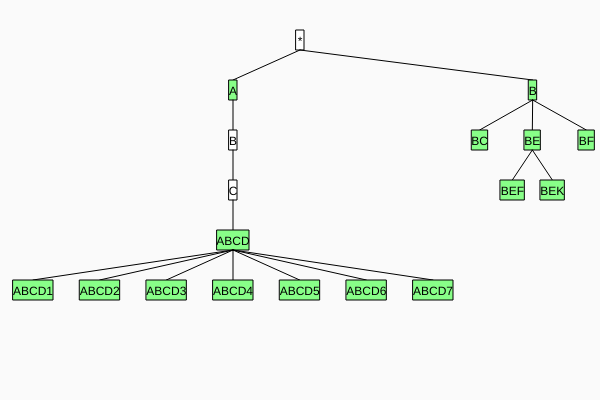
Frame 1 (no input)
Frame 60 (no input): identical to frame 1, image omitted
Frame 120 (the mouse pressed at the canvas centre since frame 60): identical to frame 1, image omitted

The p5.js sketch that drew this single still picture (run headless with seeded random() and noise() and a simulated clock; from frame 60 on, the mouse is pressed at the canvas centre):

// p5.js sketch
// ── sketch.js
let t = new PatriciaTree(0,30,600);
let nodes = ['A',
    'B',
    'BC',
    'BE',
    'BF',
    'BEF',
    'BEK',
    'ABCD',
    'ABCD1',
    'ABCD2',
    'ABCD3',
    'ABCD4',
    'ABCD5',
    'ABCD6',
    'ABCD7'];

for	(let i=0; i < nodes.length; i++){
	t.addNode(nodes[i]);
}

function setup() {
	createCanvas(600, 400);
}

function draw() {
	background(250);
	t.draw();
}


// ── patricia_tree.js
var Node = function(val){
	this.val = val;
	this.content = "";
	this.leaf = false;	
	this.children = [];
	
	this.updateWeights = function(){
		if (this.children.length == 0) {
			this.w = this.content.length;
		}
		else {
			let s = 0;
			for( let i = 0; i < this.children.length; i++){
				this.children[i].updateWeights();
				s += this.children[i].w;
			}
			this.w = s;
		}
	}
	
	this.draw = function(x, y, w){
		push();
		translate(x, y);
		
		let st = this.leaf ? this.content : this.val;		
		let color = this.leaf ? '#8f8' : '#fff';
		fill(color);		
		rect((w >> 1) - st.length * 4, 0, st.length * 8, 20);			
		fill('#000');		
		text(st, w >> 1, 15);
		
		let cx = 0;
		for (let i=0; i < this.children.length; i++){
			let wd = (1.0 * this.children[i].w / this.w) * w;
			line(w >> 1, 20, cx + (wd >> 1), 50);
			this.children[i].draw(cx, 50, wd);
			cx += wd;
		}
			
		pop();
	}
}
	
var PatriciaTree = function(x, y, w){
	this.x = x, this.y = y, this.w = w;
	this.root = new Node('*');
	this.nodes = [];
	
	function addNode(p, val, curVal){
		if (curVal == ""){
			p.leaf = true;
			return;
		}

		let isElement = false;
		for (let i=0; i < p.children.length; i++){
				if (p.children[i].val == curVal.charAt(0)){
				addNode(p.children[i], val, curVal.substring(1, curVal.length));
				isElement = true;
				break;
			}
		}
		
		if (!isElement){
			let newP = new Node(curVal.charAt(0));
			newP.content = p.content + curVal.charAt(0);
			p.children.push(newP);
			addNode(newP, val, curVal.substring(1, curVal.length));			
		}
	}
	
	this.addNode = function(val){
		addNode(this.root, val, val);
		this.nodes.push(val);
	}	
	
	this.draw = function(){
		this.root.updateWeights();
		textAlign(CENTER);
		textSize(12);
		this.root.draw(this.x, this.y, this.w);
	}
}
